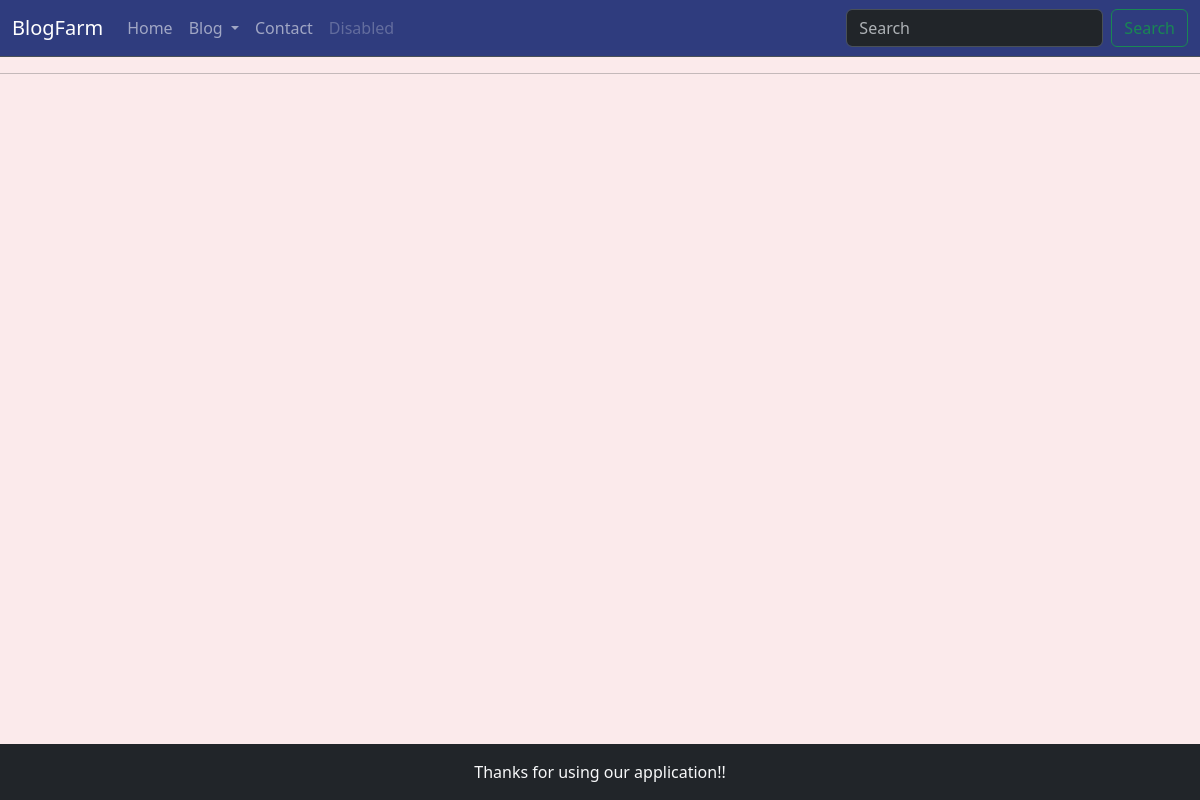
Page /blogpost/3 on the earlier database version.
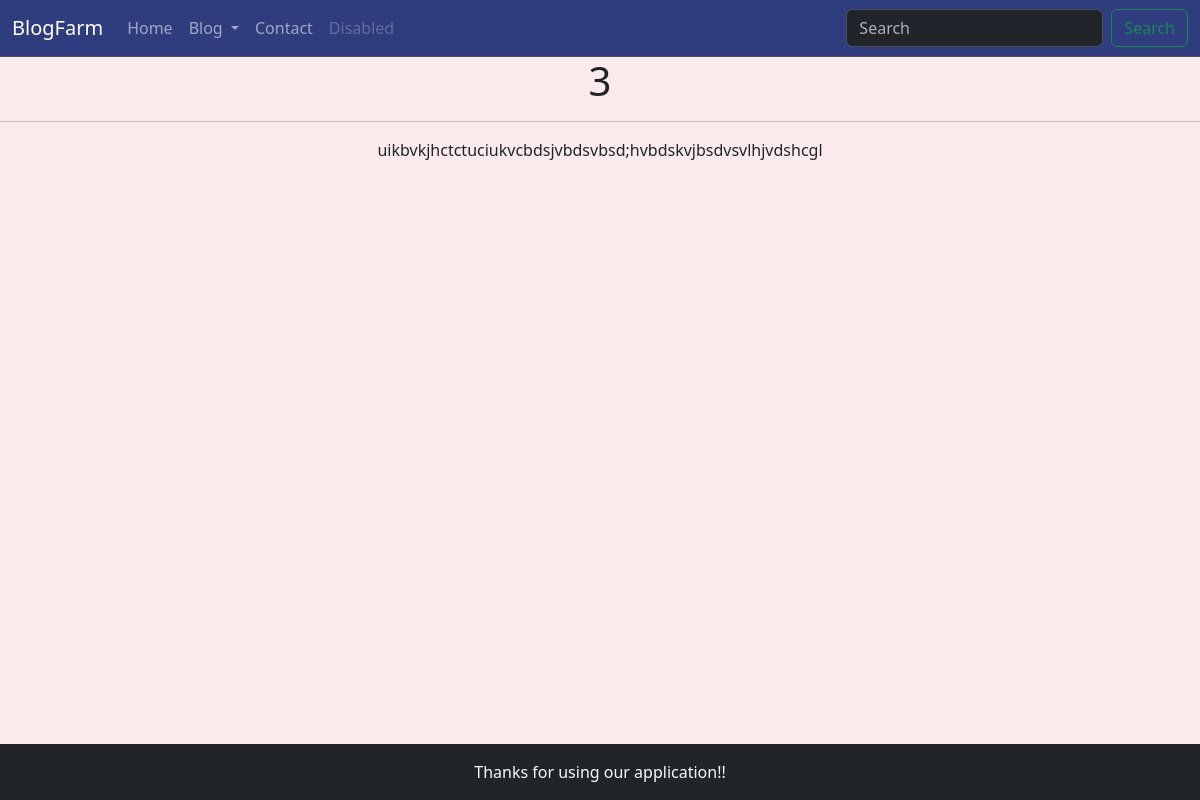
Same page on the later database version.
### blog/models.py (models this page shows, shortened)
class Blog(models.Model):
    sno=models.AutoField(primary_key=True)
    title=models.CharField(max_length=200)
    content=models.TextField()
    slug=models.CharField(max_length=200)
    time=models.DateTimeField(auto_now_add=True)

### blog/views.py (the view)
# urls.py: path('blogpost/<str:slug>', views.blogpost, name='blog'),
def blogpost(request,slug):
    blog=Blog.objects.filter(slug=slug).first()
    context={'blogs':blog}
    return render(request,'blogpost.html',context)

### templates/blogpost.html (shortened to what this page needs)
<!doctype html>
<html lang="en">
  <head>
    <nav class="navbar navbar-expand-lg border-bottom border-body " data-bs-theme="dark" style="background-color : #2F3C7E;">
      <div class="container-fluid">
        <a class="navbar-brand" >BlogFarm</a>
        <div class="collapse navbar-collapse" id="navbarSupportedContent">
          <ul class="navbar-nav me-auto mb-2 mb-lg-0">
            <li class="nav-item">
              <a class="nav-link {% block homeactive %}{% endblock homeactive %}" aria-current="page" href="../">Home</a>
            </li>
            <li class="nav-item dropdown">
              <a class="nav-link dropdown-toggle {% block blogactive %}{% endblock blogactive %}" href="../blog" role="button" data-bs-toggle="dropdown" aria-expanded="false">
                Blog
              </a>
            </li>
            <li class="nav-item" >
              <a class="nav-link {% block contactactive %}{% endblock contactactive %}" href="../contact">Contact</a>
            </li>
            <li class="nav-item">
              <a class="nav-link disabled" aria-disabled="true">Disabled</a>
            </li>
          </ul>
          <form class="d-flex" role="search">
            <input class="form-control me-2" type="search" placeholder="Search" aria-label="Search">
            <button class="btn btn-outline-success" type="submit">Search</button>
          </form>
        </div>
      </div>
    </nav>
    <link href="https://cdn.jsdelivr.net/npm/bootstrap@5.3.2/dist/css/bootstrap.min.css" rel="stylesheet">
  </head>
  <body style="background-color:#FBEAEB;">
    <h1 class=text-center>
        {{blogs.title}}
    </h1>
    <hr>
    <div class="text-center">
        {{blogs.content|safe}}
    </div>
    <footer class="text-center bg-dark text-light fixed-bottom py-3">
      Thanks for using our application!!
  </footer>
  </body>
</html>

Differences in the rows shown:
added Blog: title "3", content "uikbvkjhctctuciukvcbdsjvbdsvbsd;hvbdskvjbsdvsvlhjvdshcgl"
